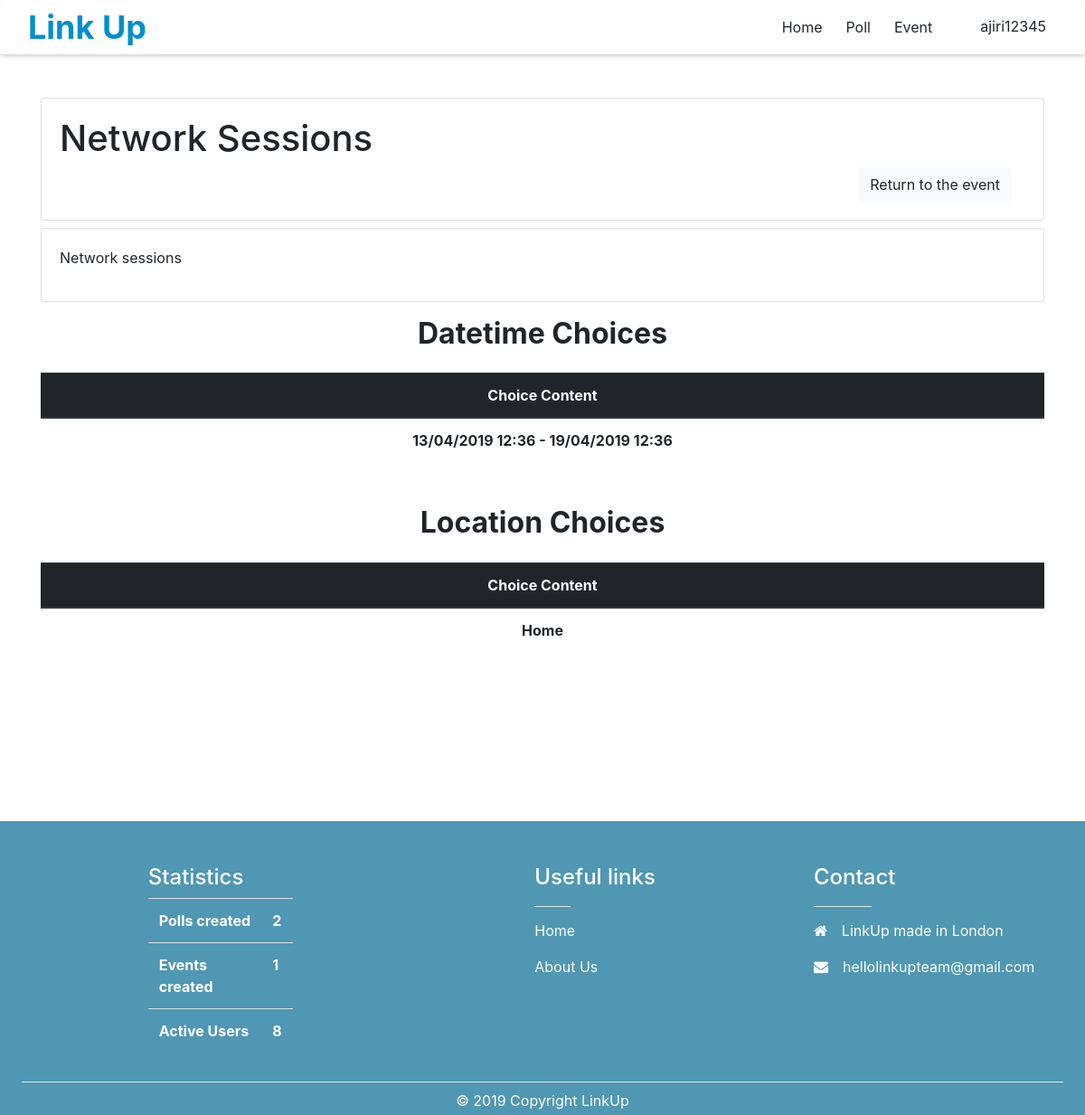
The page /event/choices/13/ (signed in) on the database its author committed.
### linkup/models.py (models this page shows, shortened)
class Event(models.Model):
    title = models.CharField(max_length=250)
    description = models.TextField(blank=True)
    category = models.IntegerField(choices=event_category_choices)
    importance = models.IntegerField(choices=event_importance_choices)
    created_at = models.DateTimeField(auto_now_add=True)
    updated_at = models.DateTimeField(auto_now=True)
    privacy = models.IntegerField(choices=privacy_choices, default=PrivacyChoices.PUBLIC)
    invited_users = models.ManyToManyField(User, blank=True, related_name='invited_events')
    state = models.IntegerField(choices=state_choices, default=StateChoices.OPENED)
    creator = models.ForeignKey(User, null=True,blank=True,  on_delete=models.DO_NOTHING)
    class Meta:
        ordering = ['-created_at']

class DatetimeChoice(models.Model):
    content = models.CharField(max_length=255)
    event = models.ForeignKey('Event', related_name='datetime_choices', null=True, on_delete=models.SET_NULL)

class LocationChoice(models.Model):
    content = models.CharField(max_length=255)
    event = models.ForeignKey('Event', related_name='location_choices', null=True, on_delete=models.SET_NULL)

### linkup/views.py (the view, shortened to what this page needs)
# urls.py: path('event/choices/<int:pk>/', views.event_join, name='event_join'),
def event_join(request, pk):
    if request.user.is_authenticated:
        if request.method == 'GET':
            event = get_object_or_404(Event, pk=pk)
            if UserEventChoice.objects.filter(creator=request.user, event=event).first() is not None:
                a = UserEventChoice.objects.filter(creator=request.user, event=event).all()
                for i in a:
                    for j in i.datetime_choices.all():
                        date = j.content
                    for j in i.location_choices.all():
                        loc = j.content
                event = get_object_or_404(Event, pk=pk)
                template = loader.get_template('event_detail/choices.html')
                try:
                    context = {'event': event,
                               'date':date,
                               'location':loc,
                               }
                except:
                    context = {'event': event
                           }
                context.update(return_statistics())
                return HttpResponse(template.render(context, request))
            template = loader.get_template('event_detail/join.html')
            context = {'event': event}
            context.update(return_statistics())
            return HttpResponse(template.render(context, request))
    messages.warning(request, 'Please Log In to Join !')
    return redirect('event_detail', pk=pk)

### linkup/views.py (called while the page is built)
def return_statistics():
    polls_count = Poll.objects.count()
    events_count = Event.objects.count()
    users_count = User.objects.count()
    return {
        'polls_count': polls_count,
        'events_count': events_count,
        'users_count': users_count
    }

### linkup/templates/event_detail/choices.html (shortened to what this page needs)
{% extends 'template.html' %}
{% block content %}
    {% if date and location %}
    <div class="card mt-5">
        <div class="card-body">
            <h1>{{ event.title }}</h1>
                        <div class="col-12 text-right">
                        <a class="card-link" href="{% url 'event_detail' event.pk %}">
                            <button class="btn btn-light">Return to the event</button>
                        </a>
                        </div>
        </div>
    </div>
    <div class="card mt-2">
        <div class="card-body">
            <p>{{ event.description }}</p>
        </div>
    </div>
    <div class="mt-3">
    <h2 class="font-weight-bold mb-4 text-center">Datetime Choices</h2>
    <table class="table table-hover">
    <thead class="thead-dark">
            <tr>
                <th scope="col" class="text-center">
                    Choice Content
                </th>
            </tr>
            </thead>
            <tbody>
                <tr>
                    <th scope="row" class="text-center"> {{ date }}</th>
                </tr>
            </tbody>
    </table>
    </div>
    <div class="mt-5">
    <h2 class="font-weight-bold mb-4 text-center">Location Choices </h2>
    <table class="table table-hover">
        <thead class="thead-dark">
            <tr>
                <th scope="col" class="text-center">
                    Choice Content
                </th>
            </tr>
            </thead>
            <tbody>
                <tr>
                    <th scope="row" class="text-center"> {{ location }}</th>
                </tr>
            </tbody>
    </table>
    </div>
</div>
{% else %}
<div class="alert alert-danger mt-3" role="alert">
 Sorry, something went wrong :/
</div>
{% endif %}
{% endblock %}

### linkup/templates/template.html (shortened to what this page needs)
{% load static %}
<!DOCTYPE html>
<html lang="en">
<head>
    <link rel="stylesheet" href="{% static 'linkup/style.css' %}">
    <link rel="stylesheet" type="text/css" href="{% static 'css/bootstrap/bootstrap.css' %}">
    <link rel="stylesheet" type="text/css" href="{% static 'fonts/fontawesome/css/all.min.css' %}">
    <link href="https://stackpath.bootstrapcdn.com/font-awesome/4.7.0/css/font-awesome.min.css" rel="stylesheet">
    <link rel="stylesheet" href="http://code.jquery.com/ui/1.8.18/themes/base/jquery-ui.css" type="text/css" media="all"/>
</head>
<body>
<header>
<div class="navbar-wrapper">
  <div class="container">
    <a class="logo" href="{% url 'index' %}">Link Up</a>
    <nav id="nav">
      <ul id="menu" class="navbar-collapse ">
        <li><a href="{% url 'index' %}" class="btn">Home</a></li>
        <li><a href="{% url 'poll_list' %}" class="btn">Poll</a></li>
        <li><a href="{% url 'event_list' %}" class="btn">Event</a></li>
            {% if request.user.is_authenticated %}
         <div class="dropdown">
        <li><a  onclick="myFunction()" class="btn dropbtn"> <i class="fas fa-user-circle">  </i>  {{ request.user.username }}</a></li>
        </div>
        {% else %}
        <li><a href="{% url 'register' %}" class="btn"><i class="fas fa-user-plus"> </i> Register</a></li>
        <li><a href="{% url 'login' %}" class="btn"><i class="fas fa-sign-in-alt"> </i> Login</a></li>
      </ul>
        {% endif %}
    </nav>
  </div>
</header>
<div class="container" style="min-height: 100vh;">
    {% block content %}
    {% endblock %}
<footer class="footer  text-white">
    <div class="container pt-5 pb-2">
        <div class="row">
            <div class="col-md-2 col-lg-2 col-xl-2 mx-auto">
                <h4>Statistics</h4>
                <table class="table">
                    <tbody>
                    <tr>
                        <th scope="col">
                            Polls created
                        </th>
                        <th scope="col">
                            {{ polls_count }}
                        </th>
                    </tr>
                    <tr>
                        <th scope="col">
                            Events created
                        </th>
                        <th scope="col">
                            {{ events_count }}
                        </th>
                    </tr>
                    <tr>
                        <th scope="col">
                            Active Users
                        </th>
                        <th scope="col">
                            {{ users_count }}
                        </th>
                    </tr>
                    </tbody>
                </table>
            </div>
            <div class="col-md-3 col-lg-2 col-xl-2 mx-auto">
                <h4>Useful links</h4>
                <hr class="bg-white mb-2 mt-0 d-inline-block mx-auto w-25">
                <p><a href="{% url 'index' %}" class="text-white">Home</a></p>
                <p><a href="{% url 'about' %}" class="text-white">About Us</a></p>
            </div>
            <div class="col-md-4 col-lg-3 col-xl-3">
                <h4>Contact</h4>
                <hr class="bg-white mb-2 mt-0 d-inline-block mx-auto w-25">
                <p><i class="fa fa-home mr-3"></i>LinkUp made in London</p>
                <p><i class="fa fa-envelope mr-3"></i><a style="color:white; text-decoration:none"  href="mailto:hellolinkupteam@gmail.com?subject=Type subject here&body=Type message here , we anticipate to get back to you in 24 hours." >hellolinkupteam@gmail.com</a>
</p>
            </div>
        </div>
    </div>
    <hr class="bg-white mx-4 mt-2 mb-1">
    <div class="container-fluid">
        <p class="text-center m-0 py-1">
            © 2019 Copyright <a href="" class="text-white">LinkUp</a>
        </p>
    </div>
</footer>
</body>
</html>

### linkup/static/linkup/style.css (style rules this page uses)
header { transition: 0.5s; position: relative; max-width: 100%; margin :0px auto; padding: 0px; background: #fff; box-sizing: border-box; border-radius: 4px; box-shadow: 0 2px 5px rgba(0,0,0,.2); }
.logo:hover, .logo { color: #008ECC; height: 60px; font-size: 36px; overflow: hidden; line-height: 60px; padding: 0 1px; text-align: center; float: left; font-weight: 700; text-decoration: none; }
#nav { float: right; }
nav ul { margin: 0; padding: 0; display: flex; }
nav ul li { list-style: none; }
nav ul li a { display: block; margin: 10px 0; padding: 15px 20px; text-decoration: none; color: #262626; }
.fas { padding:5px; }
header .container { padding: 0; }
.dropdown { float: left; overflow: visibility: visible; }
.dropbtn { display:block; }
.dropdown { cursor: pointer; font-size: 16px; border: none; outline: none; background-color: inherit; font-family: inherit; margin: 0; }
footer { background-color: #4F97B3; }

### rows shown on the page
Event: title "Network Sessions", description "Network sessions"
DatetimeChoice: content "13/04/2019 12:36 - 19/04/2019 12:36"
LocationChoice: content "Home"

### other values the page prints
{{ request.user.username }} "ajiri12345"
{{ polls_count }} "2"
{{ events_count }} "1"
{{ users_count }} "8"
